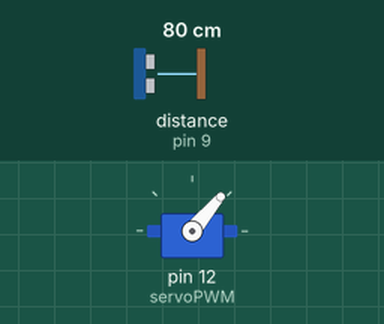
Simulated run of this sketch. Board: Arduino Uno, built with avr-gcc and run on an emulated ATmega328P. On the bench: servo. Wiring (inferred from the names in the program): ultrasonic range finder: trigger pin 8; echo pin 9. The test bench sets the inputs (shaded band); at power-on: distance to the obstacle (sensor on pin 9) 80 cm. The echo pulse lasts 58.3 µs per cm.

Above: at 0.8 s.
At 2.0 s:
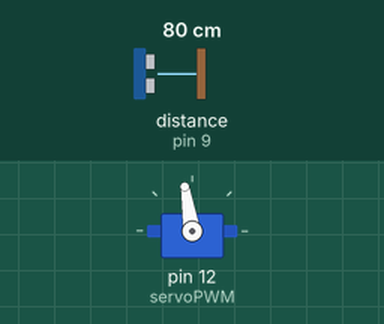
2.1 s: distance to the obstacle (sensor on pin 9) set to 2 cm
At 3.6 s:
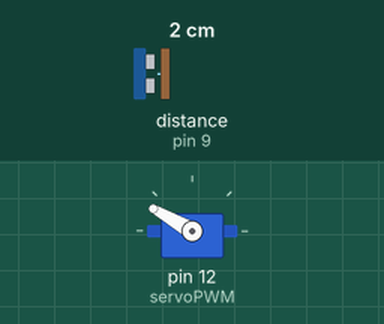
Timing chart, 0 to 11.6 s (numbered marks = the images above; inputs shaded):
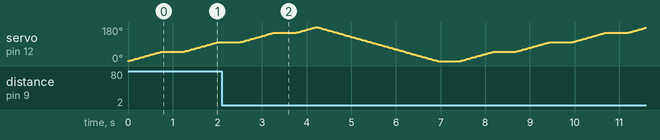

The sketch:

yuntai.ino
```cpp
#include "Servo.h"
const int servoPWM = 12;
const int trig = 8;
const int echo = 9;
Servo yun_servo;
byte angle;
long intervalTime = 0;

void setup()
{
    yun_servo.attach(servoPWM);
    angle = 0;
    yun_servo.write(angle);
    pinMode(echo,INPUT);
    pinMode(trig,OUTPUT);
    Serial.begin(9600);
}

void loop()
{
    digitalWrite(trig,1);   //置高电平
    delayMicroseconds(15);
    digitalWrite(trig,0);   //设置为低点评
    intervalTime = pulseIn(echo,HIGH);
    float S = intervalTime/58.0;
    S = 0;
    intervalTime = 0;
    for(int i = 0;i < 50 && angle < 180;i++)
    {
        angle++;
        yun_servo.write(angle);
        delay(15);
    }
    if(angle >= 179)
    {
        while(angle > 0)
        {
            angle--;
            yun_servo.write(angle);
            delay(15);
        }
    }
    delay(500);
}
void getEchoLength()
{

}
```
